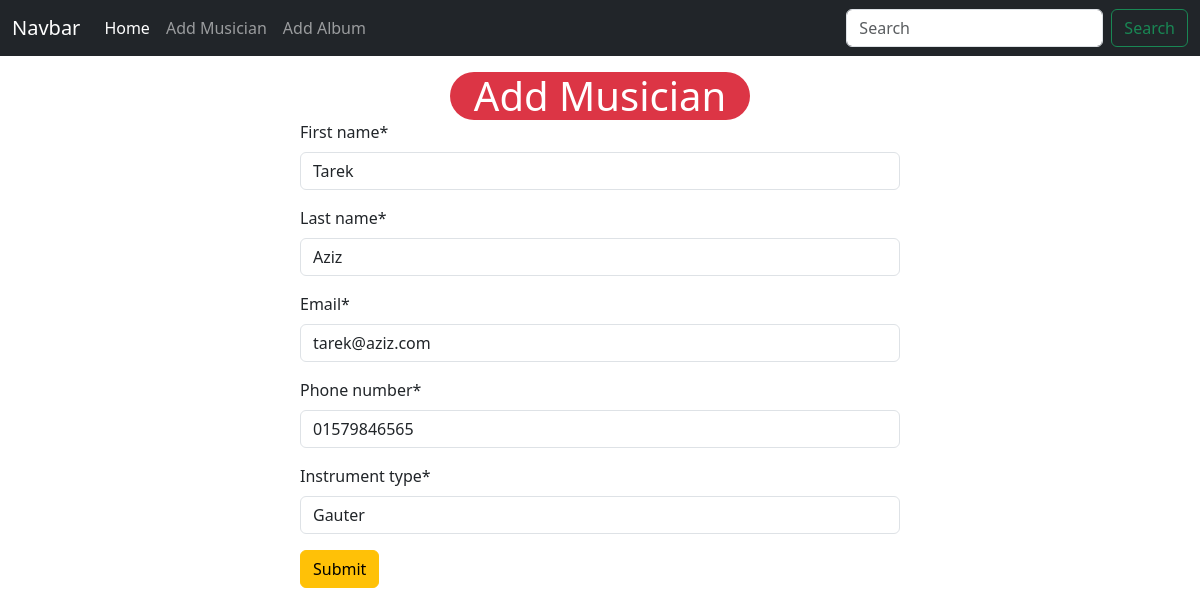
Page /musician/edit/6 on the committed database.
### musician/models.py (models this page shows, shortened)
class Musician(models.Model):
    first_name = models.CharField(max_length=50)
    last_name = models.CharField(max_length=50)
    email = models.EmailField(max_length=100)
    phone_number = models.CharField(max_length=11)
    instrument_type = models.CharField(max_length=50)

### musician/views.py (the view)
# urls.py: path('edit/<int:id>', views.edit_musician, name = 'edit_musician'),
def edit_musician(request,id):
    musician = models.Musician.objects.get(pk = id)
    musician_form = forms.MusicianForm(instance=musician)
    if request.method == 'POST':
        musician_form = forms.MusicianForm(request.POST,instance=musician)
        if musician_form.is_valid():
            musician_form.save()
            return redirect('homepage')
    return render(request, 'musician/add_musician.html', {'form':musician_form})

### musician/forms.py
class MusicianForm(forms.ModelForm):
    class Meta:
        model = Musician
        fields = '__all__'

### musician/templates/musician/add_musician.html (shortened to what this page needs)
{% extends "base.html" %}
{% load crispy_forms_tags %}
{% block content %}
<form style="width: 50%; margin:auto;" method="post">
    <h1 class="mt-3 bg-danger text-white w-50 m-auto text-center rounded-5">Add Musician</h1>
    {{form | crispy}}
    <button class="btn btn-warning">Submit</button>
</form>
{% endblock %}

### rows in the picture
Musician: first_name "Tarek", last_name "Aziz", email "tarek@aziz.com", phone_number "01579846565", instrument_type "Gauter"
